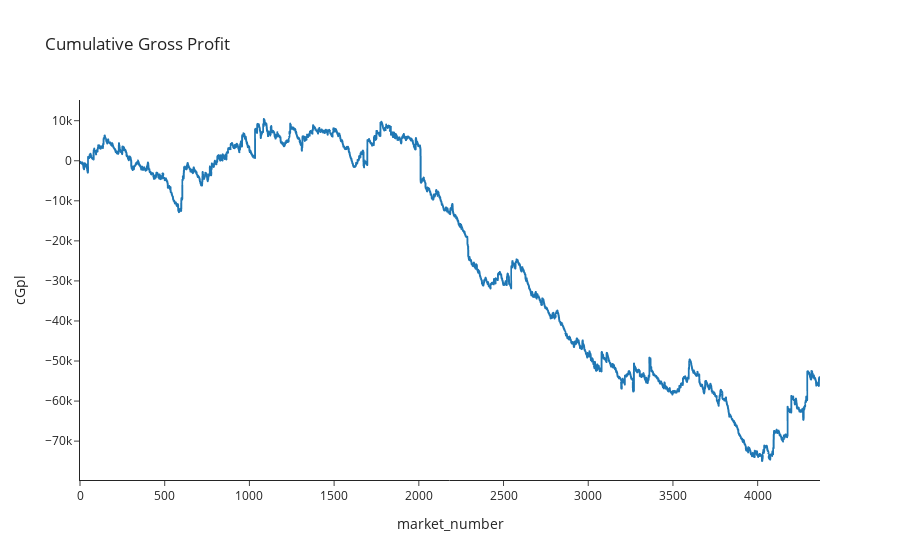

Notebook code for this chart:
### Code cell
output_eval(summary)
bet_eval_chart_cPl(summary)

### Figure 1 — Plotly figure (JSON) as saved in the notebook; plotly's stock layout.template omitted (floating-point values rounded to 4 significant figures; data arrays with more than 128 entries replaced by an {"elided": "..."} marker saying what was removed)
{"data": [{"hovertemplate": "market_number=%{x}<br>cGpl=%{y}<extra></extra>", "legendgroup": "", "line": {"color": "#1F77B4", "dash": "solid"}, "marker": {"symbol": "circle"}, "mode": "lines", "name": "", "showlegend": false, "type": "scattergl", "x": {"elided": "4369 int values"}, "xaxis": "x", "y": {"elided": "4369 float values"}, "yaxis": "y"}], "layout": {"legend": {"tracegroupgap": 0}, "title": {"text": "Cumulative Gross Profit"}, "xaxis": {"anchor": "y", "domain": [0, 1], "title": {"text": "market_number"}}, "yaxis": {"anchor": "x", "domain": [0, 1], "title": {"text": "cGpl"}}}}
